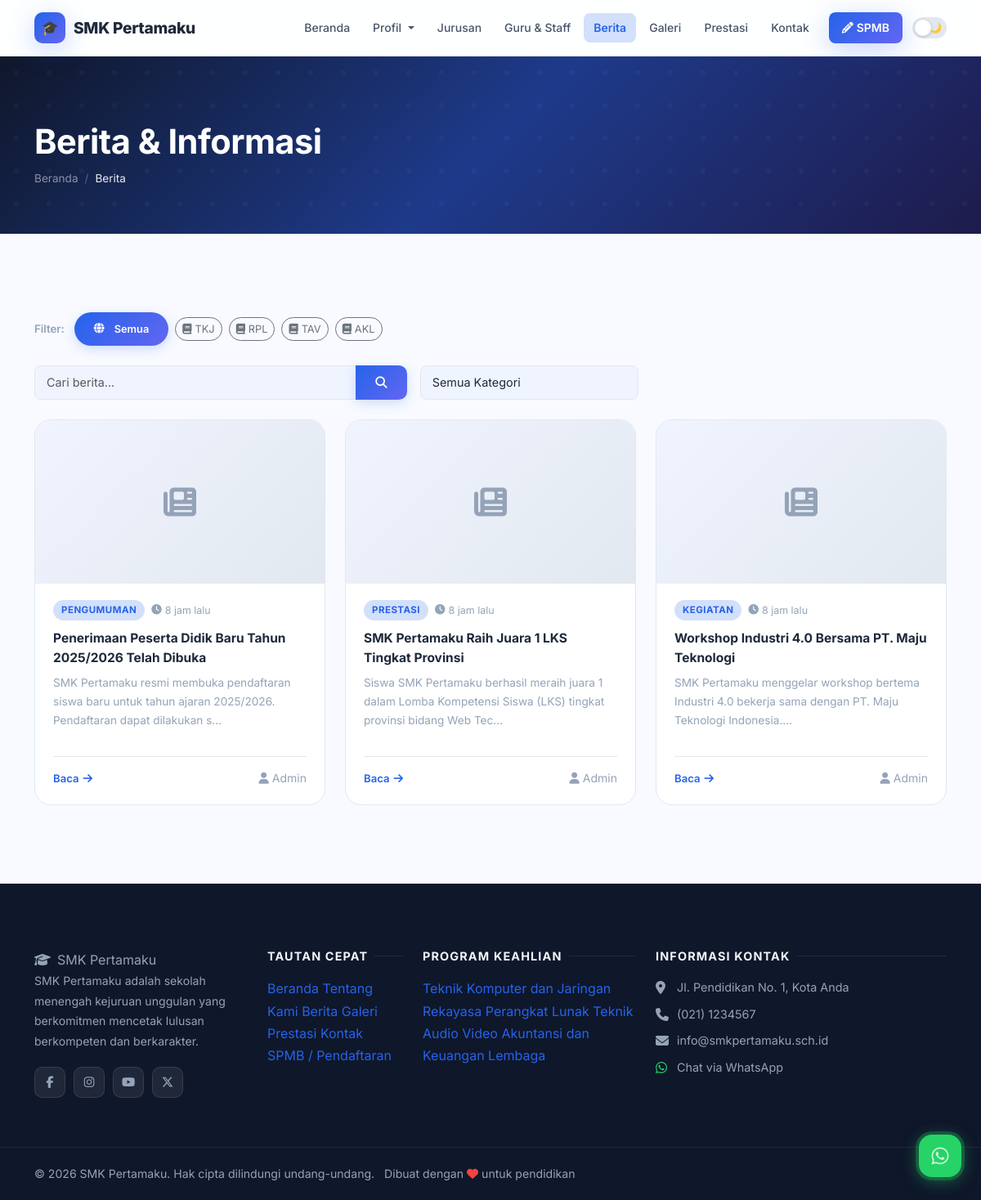
Screenshot of /berita with the database file from the repository.
### tables this page shows
CREATE TABLE IF NOT EXISTS `programs` (
  `id` INT AUTO_INCREMENT PRIMARY KEY,
  `name` VARCHAR(200) NOT NULL,
  `code` VARCHAR(20) DEFAULT NULL,
  `description` LONGTEXT,
  `image` VARCHAR(255) DEFAULT NULL,
  `icon` VARCHAR(100) DEFAULT 'fas fa-laptop-code',
  `quota` INT DEFAULT 36,
  `is_active` TINYINT(1) DEFAULT 1,
  `sort_order` INT DEFAULT 0,
  `created_at` TIMESTAMP DEFAULT CURRENT_TIMESTAMP
);

CREATE TABLE IF NOT EXISTS `news` (
  `id` INT AUTO_INCREMENT PRIMARY KEY,
  `title` VARCHAR(250) NOT NULL,
  `slug` VARCHAR(250) UNIQUE NOT NULL,
  `excerpt` TEXT,
  `content` LONGTEXT,
  `image` VARCHAR(255) DEFAULT NULL,
  `category` VARCHAR(100) DEFAULT 'Berita',
  `program_id` INT DEFAULT NULL COMMENT 'NULL = berita umum, isi = berita jurusan spesifik',
  `author` VARCHAR(100) DEFAULT 'Admin',
  `views` INT DEFAULT 0,
  `is_published` TINYINT(1) DEFAULT 1,
  `published_at` DATETIME DEFAULT CURRENT_TIMESTAMP,
  `created_at` TIMESTAMP DEFAULT CURRENT_TIMESTAMP,
  FOREIGN KEY (`program_id`) REFERENCES `programs`(`id`) ON DELETE SET NULL
);

CREATE TABLE IF NOT EXISTS `social_media` (
  `id` INT AUTO_INCREMENT PRIMARY KEY,
  `platform` VARCHAR(50) NOT NULL,
  `url` VARCHAR(255) NOT NULL,
  `icon` VARCHAR(100) DEFAULT NULL,
  `is_active` TINYINT(1) DEFAULT 1
);

### app/controllers/PublicController.php (called while the page is built, shortened)
<?php
class PublicController {
    public function news($page = 1) {
        $db = getDB();
        $page = max(1, (int)$page);
        $perPage = 6;
        $programFilter = (int)(isset($_GET['program']) ? $_GET['program'] : 0);
        $where = "n.is_published=1";
        $offset    = ($page - 1) * $perPage;
        $res  = $db->query("SELECT n.*, p.name as program_name, p.code as program_code
                            FROM news n
                            LEFT JOIN programs p ON n.program_id = p.id
                            WHERE $where ORDER BY n.published_at DESC LIMIT $perPage OFFSET $offset");
        $news = $res ? $res->fetch_all(MYSQLI_ASSOC) : [];
        $progRes  = $db->query("SELECT id, name, code FROM programs WHERE is_active=1 ORDER BY sort_order");
        $programs = $progRes ? $progRes->fetch_all(MYSQLI_ASSOC) : [];
        $activeProgram = $programFilter;
        require_once __DIR__ . '/../../views/public/news.php';
    }
}

### index.php (called while the page is built, shortened)
<?php
require_once __DIR__ . '/routes/web.php';

### app/helpers.php (called while the page is built, shortened)
<?php
function getSettings() {
    $db = getDB();
    $res = $db->query("SELECT `key`, value FROM settings");
    $data = [];
    while ($row = $res->fetch_assoc()) {
        $data[$row['key']] = $row['value'];
    }
    return $data;
}
function timeAgo($datetime) {
    $time = time() - strtotime($datetime);
    if ($time < 86400) return round($time/3600) . ' jam lalu';
    return date('d M Y', strtotime($datetime));
}

### views/public/news.php (the view, shortened to what this page needs)
<?php
require_once __DIR__ . '/../layouts/header.php';
$searchVal  = htmlspecialchars(isset($_GET['q'])        ? $_GET['q']        : '');
$catVal     = htmlspecialchars(isset($_GET['category']) ? $_GET['category'] : '');
$activeProg = isset($activeProgram) ? (int)$activeProgram : 0;
?>
<div class="page-header">
    <div class="container">
        <h1 class="fw-bold mb-2">Berita &amp; Informasi</h1>
        <nav aria-label="breadcrumb">
            <ol class="breadcrumb breadcrumb-dark mb-0">
                <li class="breadcrumb-item"><a href="<?= APP_URL ?>/">Beranda</a></li>
                <li class="breadcrumb-item active">Berita</li>
            </ol>
        </nav>
    </div>
</div>
<section class="section">
    <div class="container">
        <div class="mb-4">
            <div style="display:flex;gap:8px;flex-wrap:wrap;align-items:center;">
                <span style="color:var(--text-muted);font-size:.83rem;font-weight:600;margin-right:4px;">Filter:</span>
                <a href="<?= APP_URL ?>/berita<?= $searchVal ? '?q='.$searchVal : '' ?>"
                   class="btn btn-sm <?= $activeProg === 0 && !$catVal ? 'btn-primary' : 'btn-outline-secondary' ?>"
                   style="border-radius:50px;font-size:.8rem;">
                    <i class="fas fa-globe me-1"></i>Semua
                </a>
                <?php foreach ($programs as $prog): ?>
                <a href="<?= APP_URL ?>/berita?program=<?= $prog['id'] ?><?= $searchVal ? '&q='.$searchVal : '' ?>"
                   class="btn btn-sm <?= $activeProg === (int)$prog['id'] ? 'btn-primary' : 'btn-outline-secondary' ?>"
                   style="border-radius:50px;font-size:.8rem;"
                   title="<?= htmlspecialchars($prog['name']) ?>">
                    <i class="fas fa-book me-1"></i><?= htmlspecialchars($prog['code'] ?: mb_substr($prog['name'],0,6)) ?>
                </a>
                <?php endforeach; ?>
            </div>
        </div>
        <form method="GET" action="<?= APP_URL ?>/berita" class="mb-4">
            <div class="row g-3 align-items-center">
                <div class="col-md-5">
                    <div class="input-group">
                        <input type="text" name="q" class="form-control"
                               placeholder="Cari berita..." value="<?= $searchVal ?>">
                        <button class="btn btn-primary" type="submit"><i class="fas fa-search"></i></button>
                    </div>
                </div>
                <div class="col-md-3">
                    <select name="category" class="form-select" onchange="this.form.submit()">
                        <option value="">Semua Kategori</option>
                    </select>
                </div>
            </div>
        </form>
        <?php if (empty($news)): ?>
        <div class="text-center py-5">
            <i class="fas fa-newspaper" style="font-size:3rem;color:var(--text-muted);"></i>
            <p class="mt-3" style="color:var(--text-muted);">
                <?= $activeProg ? 'Belum ada berita untuk jurusan ini.' : 'Belum ada berita ditemukan.' ?>
            </p>
            <?php if ($searchVal || $catVal || $activeProg): ?>
            <a href="<?= APP_URL ?>/berita" class="btn btn-outline-primary mt-2">Tampilkan Semua</a>
            <?php endif; ?>
        </div>
        <?php else: ?>
        <div class="row g-4">
            <?php foreach ($news as $article): ?>
            <div class="col-lg-4 col-md-6">
                <div class="news-card h-100">
                    <a href="<?= APP_URL ?>/berita/<?= htmlspecialchars($article['slug']) ?>"
                       class="news-card-img-wrap d-block" style="text-decoration:none;position:relative;">
                        <?php if (!empty($article['image'])): ?>
                        <img src="<?= UPLOAD_URL . htmlspecialchars($article['image']) ?>"
                             alt="<?= htmlspecialchars($article['title']) ?>"
                             class="news-card-img">
                        <?php else: ?>
                        <div class="news-img-placeholder"><i class="fas fa-newspaper"></i></div>
                        <?php endif; ?>
                    </a>
                    <div class="news-card-body">
                        <div class="news-card-meta">
                            <span class="news-cat-badge"><?= htmlspecialchars($article['category']) ?></span>
                            <span class="news-date"><i class="fas fa-clock"></i><?= timeAgo($article['published_at']) ?></span>
                        </div>
                        <h5>
                            <a href="<?= APP_URL ?>/berita/<?= htmlspecialchars($article['slug']) ?>" style="color:inherit;text-decoration:none;">
                                <?= htmlspecialchars($article['title']) ?>
                            </a>
                        </h5>
                        <p><?= htmlspecialchars(mb_substr($article['excerpt'] ?? '', 0, 110)) ?>...</p>
                        <div class="news-card-footer">
                            <a href="<?= APP_URL ?>/berita/<?= htmlspecialchars($article['slug']) ?>" class="news-read-link">
                                Baca <i class="fas fa-arrow-right"></i>
                            </a>
                            <small style="color:var(--text-muted);">
                                <i class="fas fa-user me-1"></i><?= htmlspecialchars($article['author']) ?>
                            </small>
                        </div>
                    </div>
                </div>
            </div>
            <?php endforeach; ?>
        </div>
        <?php endif; ?>
    </div>
</section>
<?php require_once __DIR__ . '/../layouts/footer.php'; ?>

### views/layouts/footer.php (shortened to what this page needs)
<?php
$settings = getSettings();
$schoolName = $settings['school_name'] ?? 'SMK Pertamaku';
$footerAbout = $settings['footer_about'] ?? '';
$address = $settings['school_address'] ?? '';
$phone = $settings['school_phone'] ?? '';
$email = $settings['school_email'] ?? '';
$whatsapp = $settings['whatsapp_number'] ?? '';
$currentYear = date('Y');
$db = getDB();
$progRes = $db->query("SELECT id, name FROM programs WHERE is_active=1 ORDER BY sort_order LIMIT 6");
$footerPrograms = $progRes ? $progRes->fetch_all(MYSQLI_ASSOC) : [];
$smRes = $db->query("SELECT * FROM social_media WHERE is_active=1");
$socialMedia = $smRes ? $smRes->fetch_all(MYSQLI_ASSOC) : [];
?>
</main>
<footer class="site-footer">
    <div class="container">
        <div class="row g-4">
            <div class="col-lg-3 col-md-6">
                <span class="footer-brand"><i class="fas fa-graduation-cap me-2"></i><?= htmlspecialchars($schoolName) ?></span>
                <p><?= htmlspecialchars($footerAbout) ?></p>
                <?php if ($socialMedia): ?>
                <div class="social-links">
                    <?php foreach ($socialMedia as $sm): ?>
                        <a href="<?= htmlspecialchars($sm['url']) ?>" target="_blank" rel="noopener" class="social-link" title="<?= htmlspecialchars($sm['platform']) ?>">
                            <i class="<?= htmlspecialchars($sm['icon'] ?? 'fas fa-link') ?>"></i>
                        </a>
                    <?php endforeach; ?>
                </div>
                <?php endif; ?>
            </div>
            <div class="col-lg-2 col-md-6">
                <h5>Tautan Cepat</h5>
                <a href="<?= APP_URL ?>/">Beranda</a>
                <a href="<?= APP_URL ?>/profil">Tentang Kami</a>
                <a href="<?= APP_URL ?>/berita">Berita</a>
                <a href="<?= APP_URL ?>/galeri">Galeri</a>
                <a href="<?= APP_URL ?>/prestasi">Prestasi</a>
                <a href="<?= APP_URL ?>/kontak">Kontak</a>
                <a href="<?= APP_URL ?>/spmb">SPMB / Pendaftaran</a>
            </div>
            <div class="col-lg-3 col-md-6">
                <h5>Program Keahlian</h5>
                <?php foreach ($footerPrograms as $prog): ?>
                    <a href="<?= APP_URL ?>/jurusan/<?= $prog['id'] ?>"><?= htmlspecialchars($prog['name']) ?></a>
                <?php endforeach; ?>
            </div>
            <div class="col-lg-4 col-md-6">
                <h5>Informasi Kontak</h5>
                <?php if ($address): ?>
                <div class="d-flex gap-2 mb-2">
                    <i class="fas fa-map-marker-alt mt-1" style="color:#94a3b8;width:18px;"></i>
                    <span style="color:var(--footer-text);font-size:0.9rem;"><?= htmlspecialchars($address) ?></span>
                </div>
                <?php endif; ?>
                <?php if ($phone): ?>
                <div class="d-flex gap-2 mb-2">
                    <i class="fas fa-phone mt-1" style="color:#94a3b8;width:18px;"></i>
                    <a href="tel:<?= preg_replace('/[^0-9+]/', '', $phone) ?>" style="color:var(--footer-text);font-size:0.9rem;"><?= htmlspecialchars($phone) ?></a>
                </div>
                <?php endif; ?>
                <?php if ($email): ?>
                <div class="d-flex gap-2 mb-2">
                    <i class="fas fa-envelope mt-1" style="color:#94a3b8;width:18px;"></i>
                    <a href="mailto:<?= htmlspecialchars($email) ?>" style="color:var(--footer-text);font-size:0.9rem;"><?= htmlspecialchars($email) ?></a>
                </div>
                <?php endif; ?>
                <?php if ($whatsapp): ?>
                <div class="d-flex gap-2 mb-2">
                    <i class="fab fa-whatsapp mt-1" style="color:#25d366;width:18px;"></i>
                    <a href="https://wa.me/<?= preg_replace('/[^0-9]/', '', $whatsapp) ?>" target="_blank" style="color:var(--footer-text);font-size:0.9rem;">Chat via WhatsApp</a>
                </div>
                <?php endif; ?>
            </div>
        </div>
    </div>
    <div class="footer-bottom">
        <div class="container">
            <p class="mb-0">
                &copy; <?= $currentYear ?> <?= htmlspecialchars($schoolName) ?>. Hak cipta dilindungi undang-undang.
                <span class="ms-2">Dibuat dengan <i class="fas fa-heart" style="color:#ef4444;"></i> untuk pendidikan</span>
            </p>
        </div>
    </div>
</footer>
<?php if ($whatsapp): ?>
<a href="https://wa.me/<?= preg_replace('/[^0-9]/', '', $whatsapp) ?>?text=Halo+<?= urlencode($schoolName) ?>%2C+saya+ingin+bertanya..."
   class="whatsapp-float" target="_blank" rel="noopener" title="Chat WhatsApp">
    <i class="fab fa-whatsapp"></i>
</a>
<?php endif; ?>
</body>
</html>

### views/layouts/header.php (style rules this page uses)
body { font-family:'Inter',system-ui,sans-serif; }

### rows the page displays
programs: code "TKJ", name "Teknik Komputer dan Jaringan"
programs: code "RPL", name "Rekayasa Perangkat Lunak"
programs: code "TAV", name "Teknik Audio Video"
programs: code "AKL", name "Akuntansi dan Keuangan Lembaga"
news: category "PENGUMUMAN", published_at "8 jam lalu", title "Penerimaan Peserta Didik Baru Tahun 2025/2026 Telah Dibuka", excerpt "SMK Pertamaku resmi membuka pendaftaran siswa baru untuk tahun ajaran 2025/2026. Pendaftaran dapat dilakukan s", author "Admin"
news: category "PRESTASI", published_at "8 jam lalu", title "SMK Pertamaku Raih Juara 1 LKS Tingkat Provinsi", excerpt "Siswa SMK Pertamaku berhasil meraih juara 1 dalam Lomba Kompetensi Siswa (LKS) tingkat provinsi bidang Web Tec", author "Admin"
news: category "KEGIATAN", published_at "8 jam lalu", title "Workshop Industri 4.0 Bersama PT. Maju Teknologi", excerpt "SMK Pertamaku menggelar workshop bertema Industri 4.0 bekerja sama dengan PT. Maju Teknologi Indonesia.", author "Admin"

### other values shown
$schoolName "SMK Pertamaku"
$footerAbout "SMK Pertamaku adalah sekolah menengah kejuruan unggulan yang berkomitmen mencetak lulusan berkompeten dan berkarakter."
$address "Jl. Pendidikan No. 1, Kota Anda"
$phone "(021) 1234567"
$email "info@smkpertamaku.sch.id"
